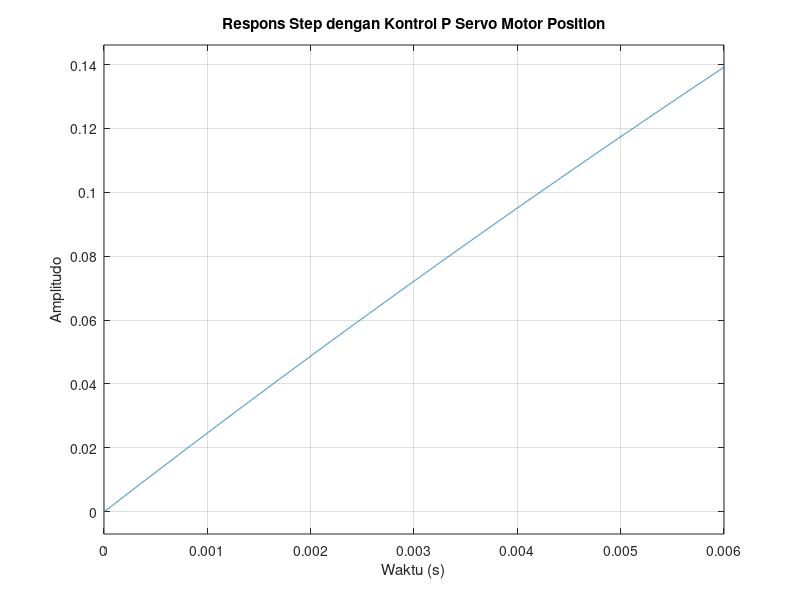
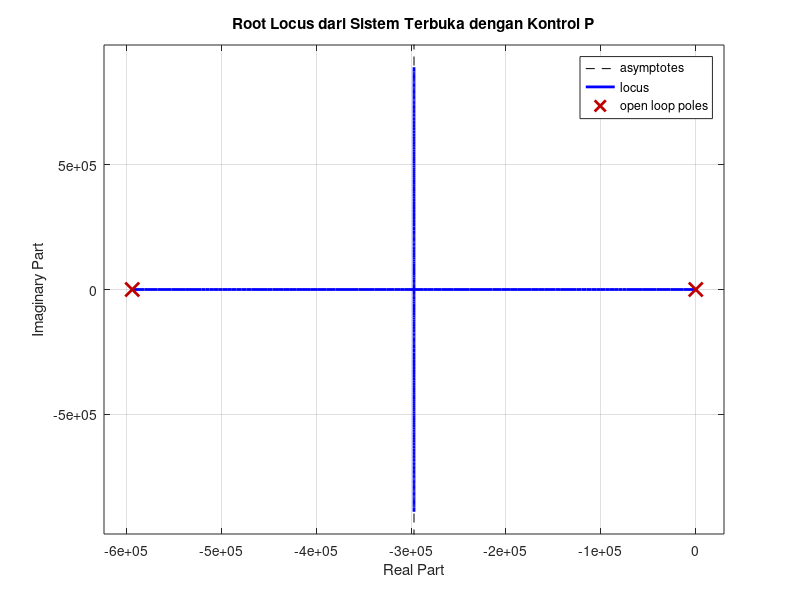

Here is the MATLAB script that generated these plots, in order: (Note: this script raises an error after producing the figures.)
k = 1;
j = 3.2284*10^-6;
b = 3.5077*10^-6;
R = 4;
l = 2.75*10^-6;
Kp = 100;    % Meningkatkan lebih lanjut untuk meningkatkan kecepatan respons
num = [Kp*k];
den = [j+b l+R (k^2+Kp)];
plant = tf(num, den);

% Simulasikan respons terhadap step function
figure;
step(plant);
title('Respons Step dengan Kontrol P Servo Motor Position');
xlabel('Waktu (s)');
ylabel('Amplitudo');
grid on;

% Tambahkan metode root locus
figure;
rlocus(plant);
title('Root Locus dari Sistem Terbuka dengan Kontrol P');
xlabel('Real Part');
ylabel('Imaginary Part');
grid on;

% Gunakan rlocfind untuk memilih titik pada root locus
[K_selected, poles_selected] = rlocfind(plant);

fprintf('K yang dipilih: %f\n', K_selected);
fprintf('Pole yang dipilih:\n');
disp(poles_selected);